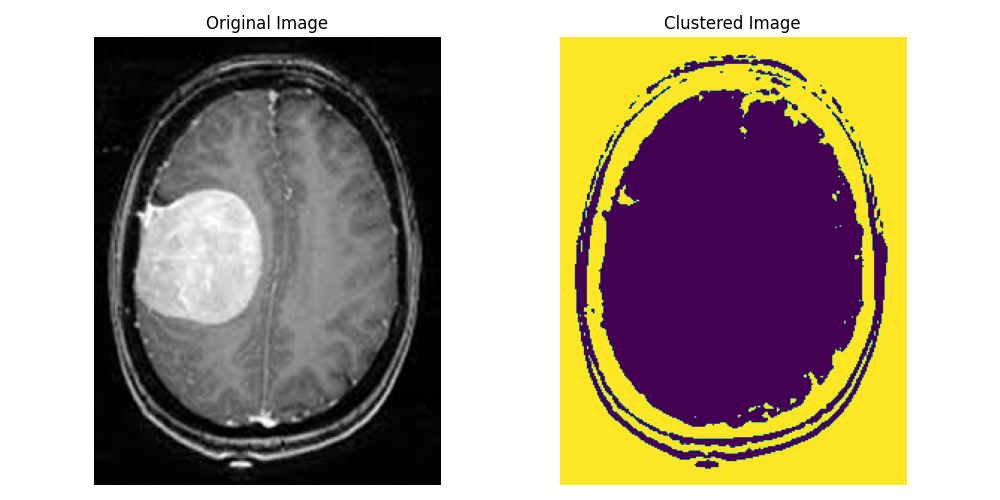

Source code (Python):
import numpy as np
import cv2
import matplotlib.pyplot as plt
from sklearn.cluster import KMeans
from sklearn.preprocessing import StandardScaler

# Load the MRI image slice (replace 'image_path' with the actual path to the image)
image_path = "C:\\Users\\estir\\OneDrive\\Desktop\\Brain-Tumors-main\\data\\yes\\Y10.jpg"
image = cv2.imread(image_path, cv2.IMREAD_GRAYSCALE)

# Flatten the image to a 1D array for clustering
flat_image = image.reshape((-1, 1))

# Standardize the pixel intensities
scaler = StandardScaler()
scaled_image = scaler.fit_transform(flat_image)

# Choose the number of clusters (tumor and non-tumor regions)
num_clusters = 2

# Apply K-Means clustering
kmeans = KMeans(n_clusters=num_clusters, random_state=0)
kmeans.fit(scaled_image)

# Get cluster assignments and reshape to original image dimensions
cluster_assignments = kmeans.labels_
clustered_image = cluster_assignments.reshape(image.shape)

# Plot the original image and the clustered image
plt.figure(figsize=(10, 5))
plt.subplot(1, 2, 1)
plt.imshow(image, cmap='gray')
plt.title('Original Image')
plt.axis('off')

plt.subplot(1, 2, 2)
plt.imshow(clustered_image, cmap='viridis')
plt.title('Clustered Image')
plt.axis('off')

plt.tight_layout()
plt.show()
